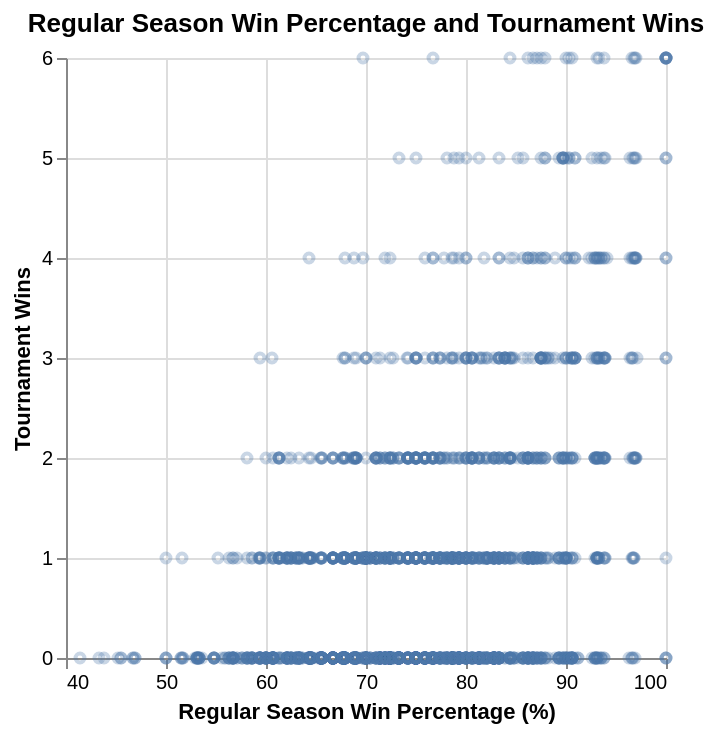

Notebook code for this chart:
### Markdown cell above
Visualization 1: Teams with at least four tournament wins mostly had regular season win percentages above about 65%, while teams with six wins had percentages of about 70% or higher. However, many teams with win percentages between 80% and 100% still had zero tournament wins. This suggests that regular season win percentage alone may not be enough to predict tournament wins, so my analysis also considers seed number and whether the first game was at home.

### Code cell
win_relationship = (
    alt.Chart(tidy_data)
    .mark_point(opacity=0.3,size=20)
    .encode(
        x=alt.X("reg_wins_pct:Q")
        .title("Regular Season Win Percentage (%)").
        scale(zero=False),
        y=alt.Y("tourney_wins:Q").title("Tournament Wins")
    )
    .properties(title="Regular Season Win Percentage and Tournament Wins")
)

win_relationship

### Figure 1 — Vega-Lite specification as saved in the notebook (floating-point values rounded to 4 significant figures; data arrays with more than 128 entries replaced by an {"elided": "..."} marker saying what was removed)
{"config": {"view": {"continuousWidth": 300, "continuousHeight": 300}}, "data": {"name": "data-b6c6fc6e392e92ea5c8a0b3f4c5e43d6"}, "mark": {"type": "point", "opacity": 0.3, "size": 20}, "encoding": {"x": {"field": "reg_wins_pct", "scale": {"zero": false}, "title": "Regular Season Win Percentage (%)", "type": "quantitative"}, "y": {"field": "tourney_wins", "title": "Tournament Wins", "type": "quantitative"}}, "title": "Regular Season Win Percentage and Tournament Wins", "$schema": "https://vega.github.io/schema/vega-lite/v5.20.1.json", "datasets": {"data-b6c6fc6e392e92ea5c8a0b3f4c5e43d6": {"elided": "2092 records"}}}
